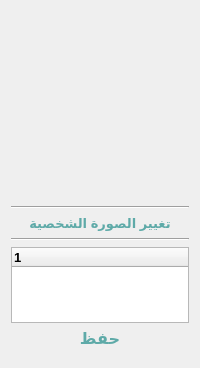
                        <widget class="QWidget" name="page_user_edit">
                         <layout class="QVBoxLayout" name="verticalLayout_39">
                          <property name="topMargin">
                           <number>40</number>
                          </property>
                          <property name="bottomMargin">
                           <number>20</number>
                          </property>
                          <item alignment="Qt::AlignHCenter|Qt::AlignTop">
                           <widget class="QLabel" name="lbl_edit_profile_menu_pic">
                            <property name="minimumSize">
                             <size>
                              <width>160</width>
                              <height>160</height>
                             </size>
                            </property>
                            <property name="maximumSize">
                             <size>
                              <width>160</width>
                              <height>160</height>
                             </size>
                            </property>
                            <property name="autoFillBackground">
                             <bool>false</bool>
                            </property>
                            <property name="text">
                             <string/>
                            </property>
                            <property name="pixmap">
                             <pixmap resource="../../res.qrc">:/image/image/MainApplicaton/none_profile.jpg</pixmap>
                            </property>
                            <property name="scaledContents">
                             <bool>true</bool>
                            </property>
                            <property name="alignment">
                             <set>Qt::AlignCenter</set>
                            </property>
                           </widget>
                          </item>
                          <item>
                           <widget class="Line" name="line">
                            <property name="styleSheet">
                             <string notr="true">background-color:rgpa(0,0,0,30)</string>
                            </property>
                            <property name="orientation">
                             <enum>Qt::Horizontal</enum>
                            </property>
                           </widget>
                          </item>
                          <item>
                           <widget class="QPushButton" name="btn_changePhoto_edit">
                            <property name="font">
                             <font>
                              <pointsize>10</pointsize>
                              <weight>75</weight>
                              <bold>true</bold>
                             </font>
                            </property>
                            <property name="styleSheet">
                             <string notr="true">


QPushButton{
color:rgb(94, 170, 168);
border-radius:10px;
font-size = 15
}

QPushButton:hover{
background-color: qlineargradient(spread:pad, x1:0, y1:0.5, x2:0.5, y2:0.45,stop:0 rgba(255, 255, 255, 226) , stop:1 rgb(94, 170, 168));
color:#FFFFFF;
}

QPushButton:pressed{
	padding-left:5px;
	padding-top:5px;
	background-color:rgb(94, 170, 168);
	color:#FFFFFF;
}

</string>
                            </property>
                            <property name="text">
                             <string>تغيير الصورة الشخصية</string>
                            </property>
                           </widget>
                          </item>
                          <item>
                           <widget class="Line" name="line_2">
                            <property name="styleSheet">
                             <string notr="true">background-color:rgpa(0,0,0,30)</string>
                            </property>
                            <property name="orientation">
                             <enum>Qt::Horizontal</enum>
                            </property>
                           </widget>
                          </item>
                          <item>
                           <widget class="QTreeWidget" name="edit_profile_info">
                            <property name="font">
                             <font>
                              <pointsize>10</pointsize>
                              <weight>75</weight>
                              <bold>true</bold>
                             </font>
                            </property>
                            <property name="sizeAdjustPolicy">
                             <enum>QAbstractScrollArea::AdjustToContents</enum>
                            </property>
                            <property name="alternatingRowColors">
                             <bool>true</bool>
                            </property>
                            <property name="selectionMode">
                             <enum>QAbstractItemView::SingleSelection</enum>
                            </property>
                            <column>
                             <property name="text">
                              <string notr="true">1</string>
                             </property>
                            </column>
                           </widget>
                          </item>
                          <item alignment="Qt::AlignHCenter|Qt::AlignVCenter">
                           <widget class="QPushButton" name="btn_submit_edit_profile_change">
                            <property name="font">
                             <font>
                              <pointsize>12</pointsize>
                              <weight>75</weight>
                              <bold>true</bold>
                             </font>
                            </property>
                            <property name="styleSheet">
                             <string notr="true">QPushButton{
color:rgb(94, 170, 168);
border-radius:10px;
}

QPushButton:hover{
background-color: qlineargradient(spread:pad, x1:0, y1:0.5, x2:0.5, y2:0.45,stop:0 rgba(255, 255, 255, 226) , stop:1 rgba(94, 170, 168,100));
color:#FFFFFF;
}

QPushButton:pressed{
	padding-left:5px;
	padding-top:5px;
	background-color:rgb(94, 170, 168);
	color:#FFFFFF;
}
</string>
                            </property>
                            <property name="text">
                             <string>حفظ</string>
                            </property>
                            <property name="icon">
                             <iconset resource="../../res.qrc">
                              <normaloff>:/icon/image/icon/save.svg</normaloff>:/icon/image/icon/save.svg</iconset>
                            </property>
                            <property name="iconSize">
                             <size>
                              <width>20</width>
                              <height>20</height>
                             </size>
                            </property>
                           </widget>
                          </item>
                         </layout>
                        </widget>
